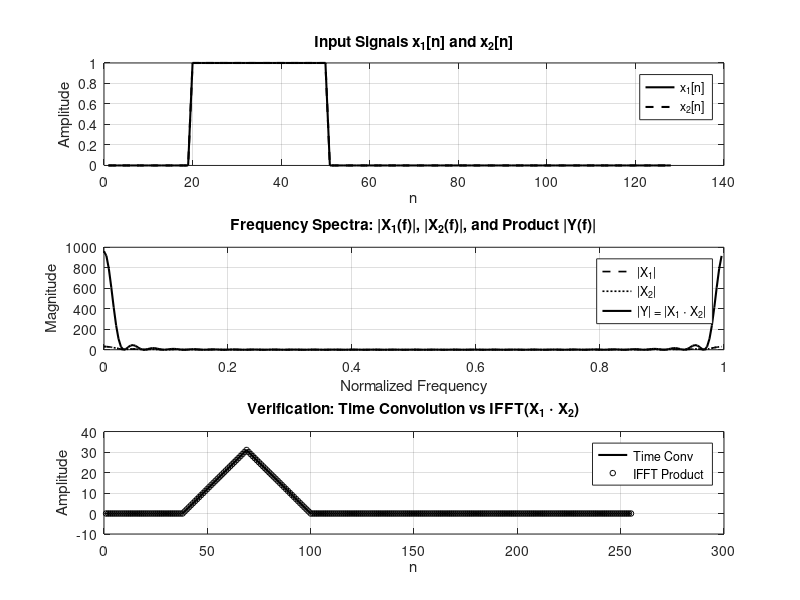

Source code (MATLAB):
clc;
clear;
close all;

% Parameters
N = 128;
N_fft = 256;

% Input signals (two rectangular pulses)
x1 = zeros(1, N);
x1(20:50) = 1;

x2 = zeros(1, N);
x2(20:50) = 1;

% 1. Direct Time-Domain Convolution
y_time = conv(x1, x2);

% 2. Frequency-Domain Multiplication via FFT
X1 = fft(x1, N_fft);
X2 = fft(x2, N_fft);
Y_freq = X1 .* X2;
y_freq = real(ifft(Y_freq));

% Truncate to match linear convolution length
L = length(y_time);
err = max(abs(y_time - y_freq(1:L)));
disp(['Max error between time convolution and FFT product: ', num2str(err)]);

% Frequency axis for plotting
f = (0:N_fft-1) / N_fft;

% Plotting
figure('Color', 'w');

subplot(3, 1, 1);
plot(x1, 'k-', 'LineWidth', 1.5); hold on;
plot(x2, 'k--', 'LineWidth', 1.5);
grid on;
title('Input Signals x_1[n] and x_2[n]');
xlabel('n');
ylabel('Amplitude');
legend('x_1[n]', 'x_2[n]', 'Location', 'northeast');

subplot(3, 1, 2);
plot(f, abs(X1), 'k--', 'LineWidth', 1.2); hold on;
plot(f, abs(X2), 'k:', 'LineWidth', 1.2);
plot(f, abs(Y_freq), 'k-', 'LineWidth', 1.5);
grid on;
title('Frequency Spectra: |X_1(f)|, |X_2(f)|, and Product |Y(f)|');
xlabel('Normalized Frequency');
ylabel('Magnitude');
legend('|X_1|', '|X_2|', '|Y| = |X_1 \cdot X_2|', 'Location', 'northeast');

subplot(3, 1, 3);
plot(y_time, 'k-', 'LineWidth', 1.5); hold on;
plot(y_freq(1:L), 'ko', 'MarkerSize', 4);
grid on;
title('Verification: Time Convolution vs IFFT(X_1 \cdot X_2)');
xlabel('n');
ylabel('Amplitude');
legend('Time Conv', 'IFFT Product', 'Location', 'northeast');
